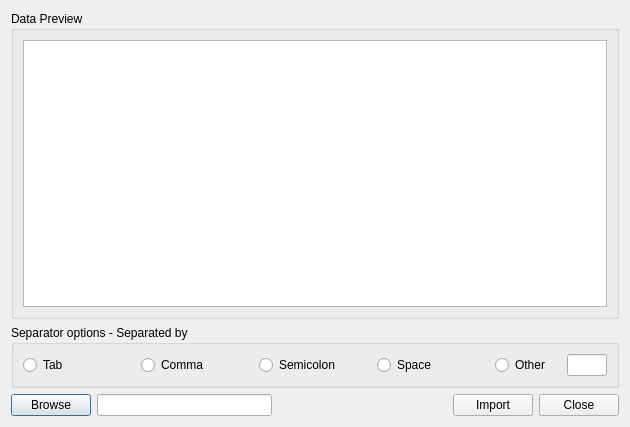
<?xml version="1.0" encoding="UTF-8"?>
<ui version="4.0">
 <class>FrmImportData</class>
 <widget class="QDialog" name="FrmImportData">
  <property name="geometry">
   <rect>
    <x>0</x>
    <y>0</y>
    <width>630</width>
    <height>427</height>
   </rect>
  </property>
  <property name="windowTitle">
   <string>Import Data</string>
  </property>
  <layout class="QVBoxLayout" name="verticalLayout_2">
   <item>
    <widget class="QGroupBox" name="gbDataPreview">
     <property name="title">
      <string>Data Preview</string>
     </property>
     <layout class="QVBoxLayout" name="verticalLayout">
      <item>
       <widget class="QTableView" name="tblPreview"/>
      </item>
     </layout>
    </widget>
   </item>
   <item>
    <widget class="QGroupBox" name="gbSeparatorOptions">
     <property name="title">
      <string>Separator options - Separated by</string>
     </property>
     <layout class="QGridLayout" name="gridLayout">
      <item row="0" column="4">
       <layout class="QHBoxLayout" name="horizontalLayout_2">
        <item>
         <widget class="QRadioButton" name="rbOther">
          <property name="text">
           <string>Other</string>
          </property>
         </widget>
        </item>
        <item>
         <widget class="QLineEdit" name="txtOther">
          <property name="sizePolicy">
           <sizepolicy hsizetype="Fixed" vsizetype="Fixed">
            <horstretch>0</horstretch>
            <verstretch>0</verstretch>
           </sizepolicy>
          </property>
          <property name="minimumSize">
           <size>
            <width>40</width>
            <height>0</height>
           </size>
          </property>
          <property name="maximumSize">
           <size>
            <width>40</width>
            <height>16777215</height>
           </size>
          </property>
          <property name="maxLength">
           <number>1</number>
          </property>
         </widget>
        </item>
       </layout>
      </item>
      <item row="0" column="3">
       <widget class="QRadioButton" name="rbSpace">
        <property name="text">
         <string>Space</string>
        </property>
       </widget>
      </item>
      <item row="0" column="2">
       <widget class="QRadioButton" name="rbSemicolon">
        <property name="text">
         <string>Semicolon</string>
        </property>
       </widget>
      </item>
      <item row="0" column="1">
       <widget class="QRadioButton" name="rbComma">
        <property name="text">
         <string>Comma</string>
        </property>
       </widget>
      </item>
      <item row="0" column="0">
       <widget class="QRadioButton" name="rbTab">
        <property name="text">
         <string>Tab</string>
        </property>
       </widget>
      </item>
     </layout>
    </widget>
   </item>
   <item>
    <layout class="QHBoxLayout" name="horizontalLayout">
     <item>
      <widget class="QPushButton" name="btnBrowse">
       <property name="text">
        <string>Browse</string>
       </property>
      </widget>
     </item>
     <item>
      <widget class="QLineEdit" name="txtFile">
       <property name="readOnly">
        <bool>true</bool>
       </property>
      </widget>
     </item>
     <item>
      <spacer name="horizontalSpacer">
       <property name="orientation">
        <enum>Qt::Horizontal</enum>
       </property>
       <property name="sizeHint" stdset="0">
        <size>
         <width>40</width>
         <height>20</height>
        </size>
       </property>
      </spacer>
     </item>
     <item>
      <widget class="QPushButton" name="btnImport">
       <property name="text">
        <string>Import</string>
       </property>
       <property name="icon">
        <iconset resource="resursi.qrc">
         <normaloff>:/icons/icons/submit.png</normaloff>:/icons/icons/submit.png</iconset>
       </property>
      </widget>
     </item>
     <item>
      <widget class="QPushButton" name="btnClose">
       <property name="text">
        <string>Close</string>
       </property>
      </widget>
     </item>
    </layout>
   </item>
  </layout>
 </widget>
 <resources>
  <include location="resursi.qrc"/>
 </resources>
 <connections/>
</ui>
